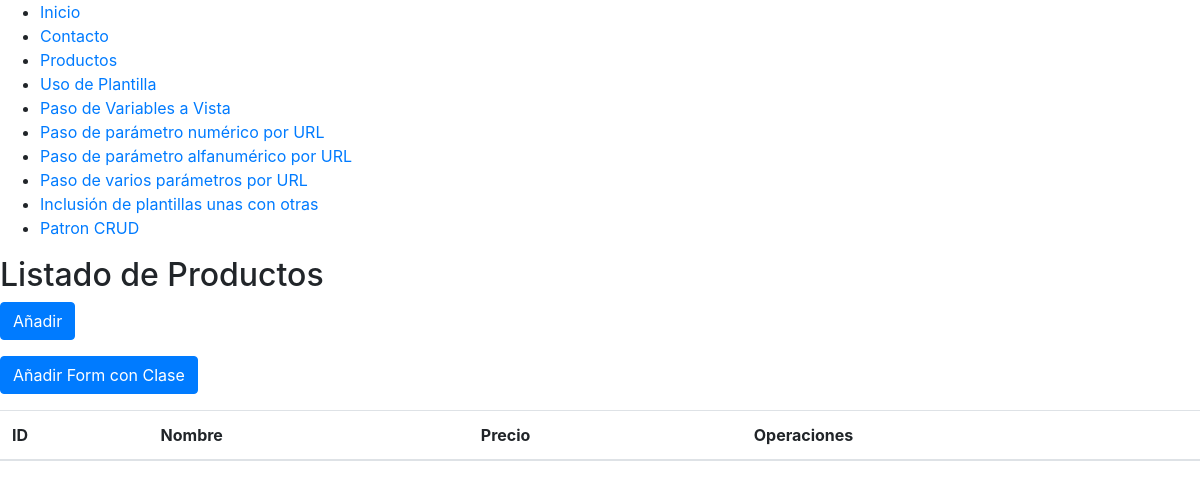
Page /crud/ on the earlier database version.
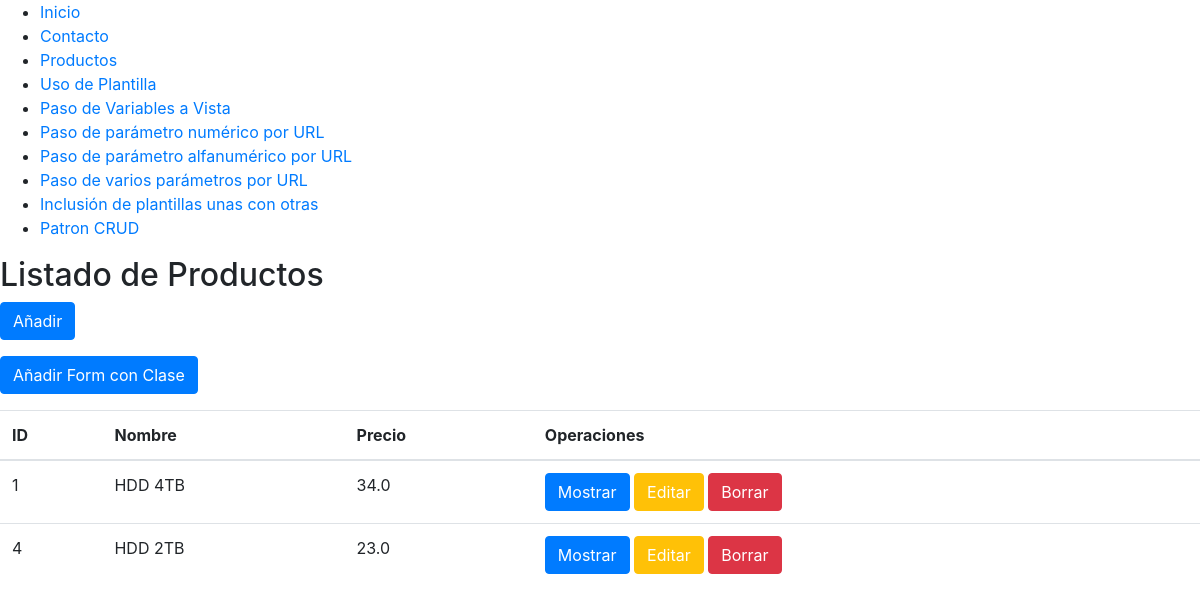
Same page on the later database version.
### crud/models.py (models this page shows, shortened)
class Producto(models.Model):
    nombre= models.CharField(max_length=200)
    precio= models.FloatField(null=True, blank=True)

### crud/views.py (the view)
# urls.py: path('', views.index, name="index"),
def index(request):
    mititulo = "Listado de Productos"
    template = loader.get_template('crud/index.html')
    """
    productos = [
        {
            'id': 2,
            'nombre': "HDD 4TB",
            'precio': 36.9
        },
        {
            'id': 3,
            'nombre': "HDD 2TB",
            'precio': 16.9
        },
        {
            'id': 4,
            'nombre': "HDD 1TB",
            'precio': 9.9
        },
    ]
    """
    productos= Producto.objects.all()
    context = {
        'titulo': mititulo,
        'productos': productos
    }
    return HttpResponse(template.render(context, request))

### crud/templates/crud/index.html
{% include "miapp/header.html" %}
<h2>{{ titulo }}</h2>
<div>
    <p><a href="{% url 'crud:add-form-product' %}"><button type="button" class="btn btn-primary">Añadir</button></a></p>
<p><a href="{% url 'crud:add-class-form-product' %}"><button type="button" class="btn btn-primary">Añadir Form con Clase</button></a></p>
    <table class="table">
        <thead>
            <tr>
                <th scope="col">ID</th>
                <th scope="col">Nombre</th>
                <th scope="col">Precio</th>
                <th scope="col">Operaciones</th>
            </tr>
        </thead>
        <tbody>
        {% for producto in productos %}
            <tr>
                <td scope="row">{{ producto.id }}</td>
                <td>{{ producto.nombre }}</td>
                <td>{{ producto.precio }}</td>
                <td>
                    <a href="{% url 'crud:show-product' producto.id %}"><button class="btn btn-primary">Mostrar</button></a>
                    <a href="{% url 'crud:edit-form-product' producto.id %}"><button class="btn btn-warning">Editar</button></a>
                    <a href="{% url 'crud:delete-form-product' producto.id %}"><button class="btn btn-danger">Borrar</button></a>
                </td>
            </tr>
        {% endfor %}
        </tbody>
    </table>
</div>
{% include "miapp/footer.html" %}

### miapp/templates/miapp/header.html (shortened to what this page needs)
<!DOCTYPE html>
<html lang="en">
<head>
    {% load bootstrap4 %}
    {% bootstrap_css %}
    {% load static %}
    <link rel="stylesheet" type="text/css" href="{% static 'crud/estilos.css' %}" />
</head>
<body>
{% include "miapp/menu.html" %}

### miapp/templates/miapp/menu.html
<div>
    <ul>
        <li><a href='/'>Inicio</a></li>
        <li><a href='/contacto/'>Contacto</a></li>
        <li><a href='/productos/'>Productos</a></li>
        <li><a href='/plantilla/'>Uso de Plantilla</a></li>
        <li><a href='/datos/'>Paso de Variables a Vista</a></li>
        <li><a href='/captura/1'>Paso de parámetro numérico por URL</a></li>
        <li><a href='/captura/hola'>Paso de parámetro alfanumérico por URL</a></li>
        <li><a href='/articulos/2019/11/'>Paso de varios parámetros por URL</a></li>
        <li><a href='/incluye/'>Inclusión de plantillas unas con otras</a></li>
        <li><a href='/crud/'>Patron CRUD</a></li>
    </ul>
</div>

### miapp/templates/miapp/footer.html
</body>
</html>

### crud/static/crud/estilos.css (style rules this page uses)
.btn { color: white; }

Differences in the rows shown:
added Producto: id "1", nombre "HDD 4TB", precio "34.0"
added Producto: id "4", nombre "HDD 2TB", precio "23.0"
